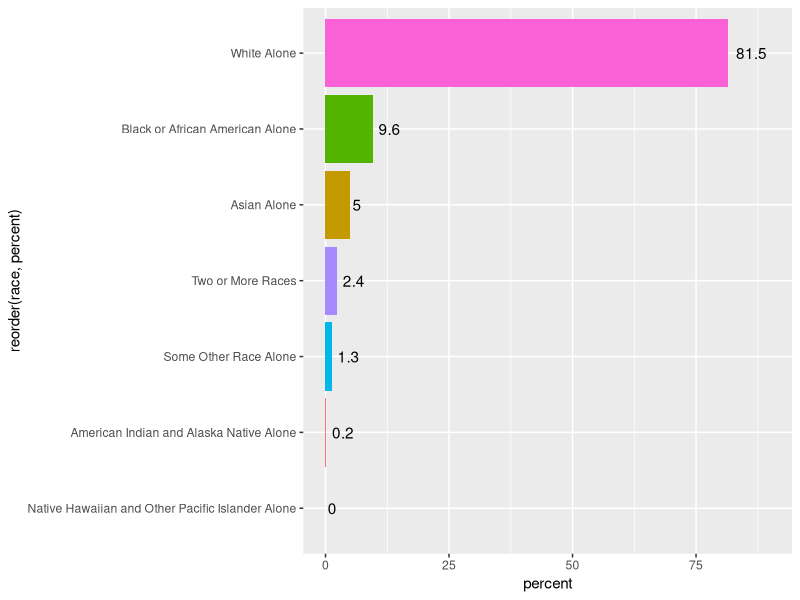

Recreate this plot in R. (Note: this script raises an error after producing the figure.)
## ---- chunk 1
knitr::opts_chunk$set(echo = FALSE, warning=FALSE, message=FALSE)
library(tidyverse)
## ---- chunk 2
race <- read_csv("acs17-race.csv")
race$percent <-as.numeric(sub("%", "", race$percent))
ggplot(race, aes(x=reorder(race, percent), y=percent, fill=race)) +  
  stat_summary(fun.y="sum", geom="bar") + coord_flip() + guides(fill=F) + 
  geom_text(aes(y=percent, label=percent), hjust=-0.25) + ylim(0, 90)

## ---- chunk 3
age <- read_csv("acs17-age.csv")
us.age <- read_csv("acs17-usage.csv") %>% select(-X4)
age$geo <- "Albemarle"
us.age$geo <- "United States"

age <- full_join(us.age, age, by=names(age))

age <- cbind(age, c(1:12))
age$percent <-as.numeric(sub("%", "", age$percent))
ggplot(age, aes(x=reorder(age, `c(1:12)`), y=percent, fill=geo)) +  
  stat_summary(fun.y="sum", geom="bar", position="dodge") + 
  geom_text(aes(y=percent, label=percent), vjust=-0.25, position = position_dodge(width = 1)) + 
  ylim(0, 16) + 
  theme(axis.text.x = element_text(angle = 90), legend.position = "bottom")

## ---- chunk 4
ed <- read_csv("acs17-education.csv")
ed <- ed[-1,]
ed$percent <- as.numeric(sub("%", "", ed$percent))
ed$order <- c(1:7)

ggplot(ed, aes(x=reorder(ed_attain, -order), y=percent, fill=ed_attain)) + 
  stat_summary(fun.y="sum", geom="bar") + 
  coord_flip() + guides(fill=FALSE) + 
  geom_text(aes(y=percent, label=percent), hjust=-0.25)

## ---- chunk 5
saipe.HI <- read_csv("saipe-medianHI.csv") %>% 
  select(Year, `State / County Name`, `Median Household Income in Dollars`)
names(saipe.HI) <- c("year", "geo", "medianHI")
saipe.HI <- mutate(saipe.HI, 
                    geo=as.factor(geo),
                    geo=fct_relevel(geo, 
                                    "Albemarle County (VA)",
                                    "Virginia",
                                    "United States"))

saipe.HI$medianHI <- as.numeric(str_replace_all(saipe.HI$medianHI, "[^[:alnum:]]", ""))

ggplot(saipe.HI, aes(x=year, y=medianHI, colour=geo)) + 
  geom_point(size=.5) + geom_line() + xlim(1989,2022) +
  annotate("text", x=2020, y=c(60336, 71518, 77591), label=c("$60,336", "$71,518", "$77,591"))
## ---- chunk 6
hi.race <- read_csv("acs17-hincomerace.csv")
hi.race <- filter(hi.race, !race=="Median Household Income (In 2017 Inflation Adjusted Dollars):"& !is.na(medianHI))
hi.race$medianHI <- str_replace_all(hi.race$medianHI, "[^[:alnum:]]", "")
hi.race$medianHI <- as.numeric(hi.race$medianHI)
ggplot(hi.race, aes(x=race, y=medianHI, fill=race)) + 
  stat_summary(fun.y="sum", geom="bar") + coord_flip() + 
  geom_hline(yintercept=72265, linetype=3) + 
  annotate("text", x=4, y=74000, label="Overall Median Household Income", angle=270) + 
  geom_text(aes(y=medianHI, label=medianHI), hjust=-0.25) + ylim(0, 85000) + guides(fill=F) 

## ---- chunk 7
saipe.pov <- read_csv("saipe-poverty.csv") %>% 
  select(Year, `State / County Name`, `All Ages in Poverty Percent`)
names(saipe.pov) <- c("year", "geo", "povrate")
saipe.pov <- mutate(saipe.pov, 
                    geo=as.factor(geo),
                    geo=fct_relevel(geo, 
                                    "United States",
                                    "Virginia",
                                    "Albemarle County (VA)"))
ggplot(saipe.pov, aes(x=year, y=povrate, colour=geo)) + 
  geom_point(size=.5) + geom_line() + ylim(0,20) + 
  scale_x_continuous(breaks=c(1990, 1995, 2000, 2005, 2010, 2015, 2020)) + 
  annotate("text", x=2018.5, y=c(13.4, 10.7, 7.9), label=c("13.4%", "10.7%", "7.9%"))
## ---- chunk 8
pov.race <- read_csv("acs17-povertyrace.csv") %>% select(race, income, n, perc)
pov.race <- pov.race[1:18,]

pov.race <- separate(pov.race, perc, sep="%", into="perc", extra="drop")
pov.race$perc <- as.numeric(pov.race$perc)

ggplot(pov.race, aes(x=race, y=perc, fill=income)) + 
  stat_summary(fun.y="sum", geom="bar", position="dodge") + 
  coord_flip() + theme(legend.position = "bottom") + scale_y_continuous(breaks=c(10,20,30,40,50,60,70,80,90,100))
